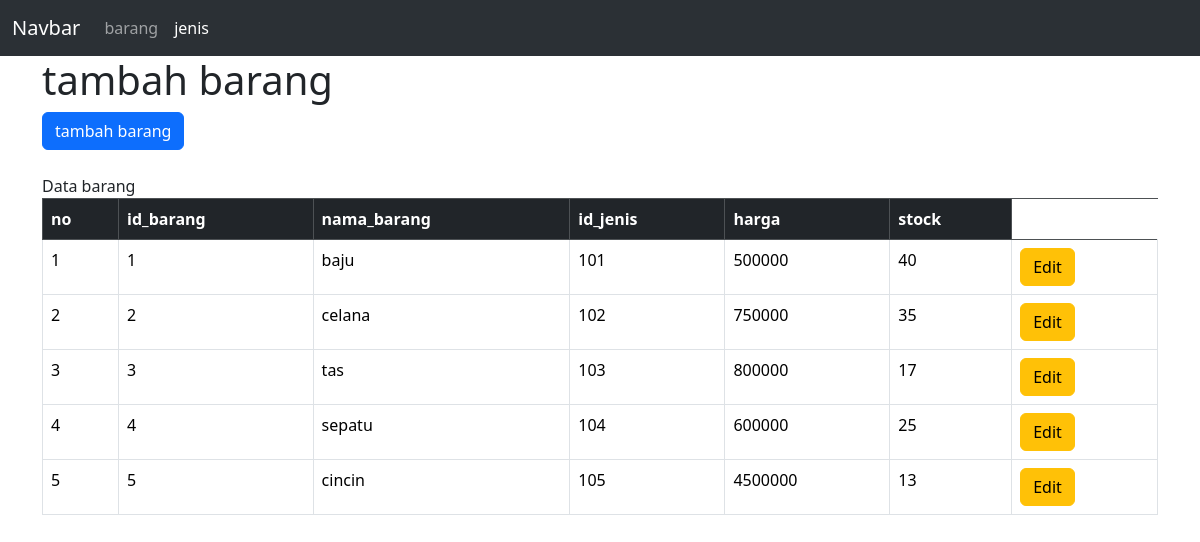
/view/barang/index.php, run on the app's committed database.
### tables this page shows
CREATE TABLE `barang` (
  `id_barang` int NOT NULL,
  `nama_barang` varchar(20) DEFAULT NULL,
  `id_jenis` varchar(20) DEFAULT NULL,
  `harga` varchar(20) DEFAULT NULL,
  `stock` varchar(20) DEFAULT NULL
);

### view/barang/index.php (the view, shortened to what this page needs)
<!DOCTYPE html>
<html lang="en">
<head>
    <link rel="stylesheet" href="https://cdn.jsdelivr.net/npm/bootstrap@5.3.3/dist/css/bootstrap.min.css">
</head>
<body>
    <nav class="navbar navbar-expand-lg bg-body-tertiary" data-bs-theme="dark">
        <div class="container-fluid">
            <a class="navbar-brand" href="#">Navbar</a>
            <div class="collapse navbar-collapse" id="navbarnav">
                <ul class="navbar-nav">
                    <li class="nav-item">
                        <a class="nav-link " aria-current="page" href="../jenis/index.php">barang</a>
                    </li>
                    <li class="nav-item">
                        <a class="nav-link active" href="">jenis</a>
                    </li>
                </ul>
            </div>
        </div>
    </nav>
    <div class="container">
    <h1>tambah barang</h1>
    <a class="btn btn-primary" href="view_tambah.php">tambah barang</a>
    <br><br>
    <table class="table table-bordered table-striprd">
        <thead class="table-dark">
        <tr>
            <th>no</th>
            <th>id_barang</th>
            <th>nama_barang</th>
            <th>id_jenis</th>
            <th>harga</th>
            <th>stock</th>
        </tr>
        </thead>
        <?php
        include "../../config/koneksi.php";
        $query = mysqli_query($conn, "SELECT * FROM barang");
        $no = 1;
        if(mysqli_num_rows($query)){
            while($result = mysqli_fetch_assoc($query)){
        ?>
        <tr>
            <td><?php echo $no ?></td>
            <td><?php echo $result['id_barang'] ?></td>
            <td><?php echo $result['nama_barang'] ?></td>
            <td><?php echo $result['id_jenis'] ?></td>
            <td><?php echo $result['harga'] ?></td>
            <td><?php echo $result['stock'] ?></td>
            <td>
                <a class="btn btn-warning">Edit</a>
            </td>
        </tr>
        <?php
            $no++;
            }
        } else {
            echo "Data barang tidak ditemukan";
        }
        ?>
    </table>
    </div>
</body>
</html>

### data on the page
barang: id_barang "1", nama_barang "baju", id_jenis "101", harga "500000", stock "40"
barang: id_barang "2", nama_barang "celana", id_jenis "102", harga "750000", stock "35"
barang: id_barang "3", nama_barang "tas", id_jenis "103", harga "800000", stock "17"
barang: id_barang "4", nama_barang "sepatu", id_jenis "104", harga "600000", stock "25"
barang: id_barang "5", nama_barang "cincin", id_jenis "105", harga "4500000", stock "13"
